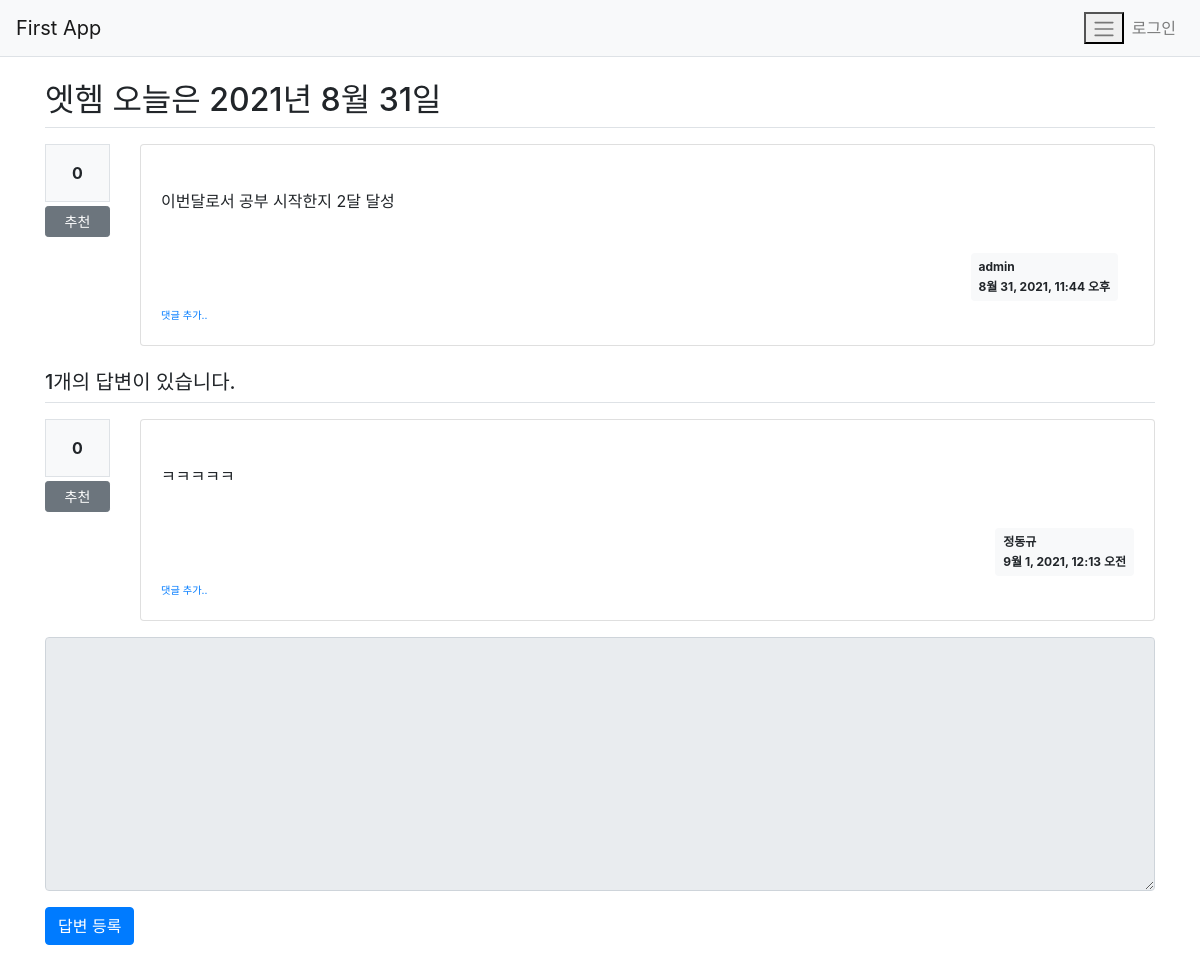
The page /firstapp/5/ on the database as committed earlier.
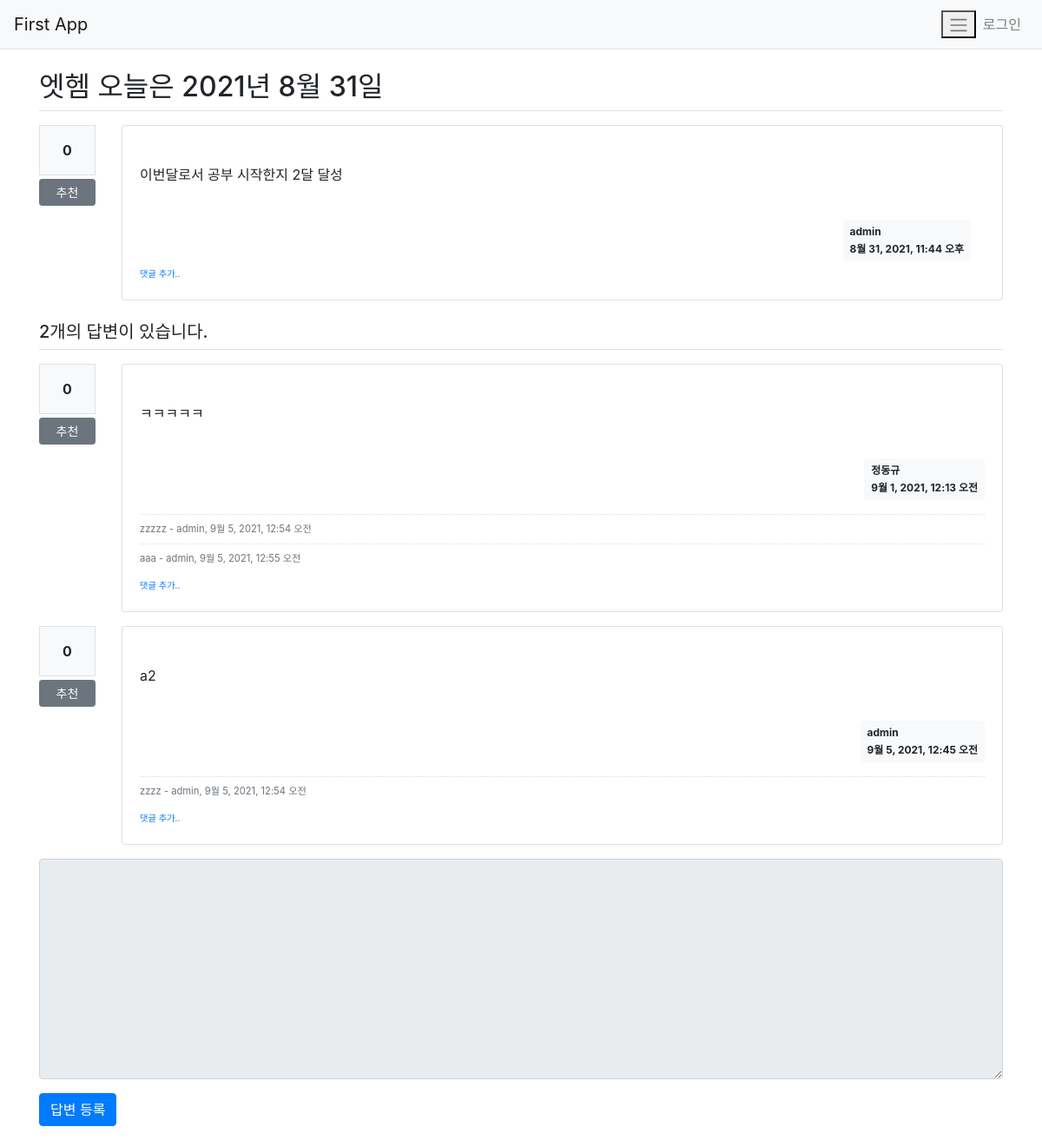
The same page on the database as committed later.
### firstapp/models.py (models this page shows, shortened)
class Question(models.Model) :
    author = models.ForeignKey(User, on_delete=models.CASCADE,
                               related_name='author_question')
    subject = models.CharField(max_length=200)
    content = models.TextField()
    create_date = models.DateTimeField()
    modify_date = models.DateTimeField(null=True, blank=True)
    voter = models.ManyToManyField(User,
                                   related_name='voter_questiion')

class Answer(models.Model) :
    author = models.ForeignKey(User, on_delete=models.CASCADE,
                               related_name='author_answer')
    question = models.ForeignKey(Question, on_delete=models.CASCADE)
    content = models.TextField()
    create_date = models.DateTimeField()
    modify_date = models.DateTimeField(null=True, blank=True)
    voter = models.ManyToManyField(User,
                                   related_name='voter_answer')

class Comment(models.Model) :
    author = models.ForeignKey(User, on_delete=models.CASCADE)
    content = models.TextField()
    create_date = models.DateTimeField()
    modify_date = models.DateTimeField(null=True, blank=True)
    question = models.ForeignKey(Question, null=True, blank=True,
                                 on_delete=models.CASCADE)
    answer = models.ForeignKey(Answer, null=True, blank=True, on_delete=models.CASCADE)

### firstapp/views/base_views.py (the view)
def detail(request, question_id) :
    question = get_object_or_404(Question, pk=question_id)
    context = {'question' : question}
    return render(request, 'firstapp/question_detail.html', context)

### firstapp/templatetags/firstapp_filter.py (called while the page is built)
@register.filter
def mark(value) : #value는 사용자의 웹페이지 입력값
    extensions = ["nl2br", "fenced_code"]
    return mark_safe(markdown.markdown(value, extensions=extensions))

### templates/firstapp/question_detail.html (shortened to what this page needs)
{% extends 'base.html' %}
{% load firstapp_filter %}
{% block content %}
{% load static %}
<div class="container my-3">
    <h2 class="border-bottom py-2">{{ question.subject }}</h2>
    <div class="row my-3">
        <div class="col-1">
            <div class="bg-light text-center p-3 border font-weight-bolder mb-1">
                {{ question.voter.count }}
            </div>
            <a href="#" data-uri="{% url 'firstapp:vote_question' question.id %}"
               class="recommend btn btn-sm btn-secondary btn-block my-1">추천</a>
        </div>
        <div class="col-11">
            <div class="card">
                <div class="card-body">
                    <div class="card-text" style="white-space: pre-line;">
                        {{ question.content|mark }}
                    </div>
                    <div class="d-flex justify-content-end">
                        <div class="badge badge-light p-2 text-left mx-3">
                            <div class="mb-2">{{ question.author.username }}</div>
                            <div>{{ question.create_date }}</div>
                        </div>
                    </div>
                    <div>
                        <a href="{% url 'firstapp:comment_create_question' question.id %}"
                           class="small"><small>댓글 추가..</small></a>
                    </div>
                </div>
            </div>
        </div>
    </div>
    <h5 class="border-bottom my-3 py-2">
        {{ question.answer_set.count }}개의 답변이 있습니다.
    </h5>
    {% for answer in question.answer_set.all %}
    <div class="row my-3">
        <div class="col-1">
            <div class="bg-light text-center p-3 border font-weight-bolder mb-1">
                {{ answer.voter.count }}
            </div>
            <a href="#" data-uri="{% url 'firstapp:vote_answer' answer.id %}"
               class="recommend btn btn-sm btn-secondary btn-block my-1">추천</a>
        </div>
        <div class="col-11">
            <div class="card">
                <div class="card-body">
                    <div class="card-text" style="white-space: pre-line;">
                        {{ answer.content|mark }}
                    </div>
                    <div class="d-flex justify-content-end">
                        <div class="badge badge-light p-2 text-left">
                            <div class="mb-2">{{ answer.author.username }}</div>
                            <div>{{ answer.create_date }}</div>
                        </div>
                    </div>
                    {% if answer.comment_set.count > 0 %}
                    <div class="mt-3">
                        {% for comment in answer.comment_set.all %}
                        <div class="comment py-2 text-muted">
                            <span style="white-space:pre-line;">{{ comment.content }}</span>
                            <span>
                                - {{ comment.author }}, {{ comment.create_date }}
                            </span>
                        </div>
                        {% endfor %}
                    </div>
                    {% endif %}
                    <div>
                        <a href="{% url 'firstapp:comment_create_answer' answer.id %}"
                           class="small"><small>댓글 추가..</small></a>
                    </div>
                </div>
            </div>
        </div>
    </div>
    {% endfor %}
    <form action="{% url 'firstapp:answer_create' question.id %}" method="post" class="my-3">
        <div class="form-group">
            <textarea name="content" id="content"
                      {% if not user.is_authenticated %}disabled{% endif %}
                      rows="10" class="form-control"></textarea>
        </div>
        <input type="submit" value="답변 등록" class="btn btn-primary">
    </form>
</div>
{% endblock %}

Rows that differ between the two databases and show on the page:
computed for Question "엣헴 오늘은 2021년 8월 31일": answer_set.count "1" → "2"
added Comment: content "zzzzz", author "admin", create_date "9월 5, 2021, 12:54 오전", shown under Answer "ㅋㅋㅋㅋㅋ"
added Comment: content "aaa", author "admin", create_date "9월 5, 2021, 12:55 오전", shown under Answer "ㅋㅋㅋㅋㅋ"
added Answer: voter.count "0", content|mark "a2", author.username "admin", create_date "9월 5, 2021, 12:45 오전"
added Comment: content "zzzz", author "admin", create_date "9월 5, 2021, 12:54 오전", shown under "0"
